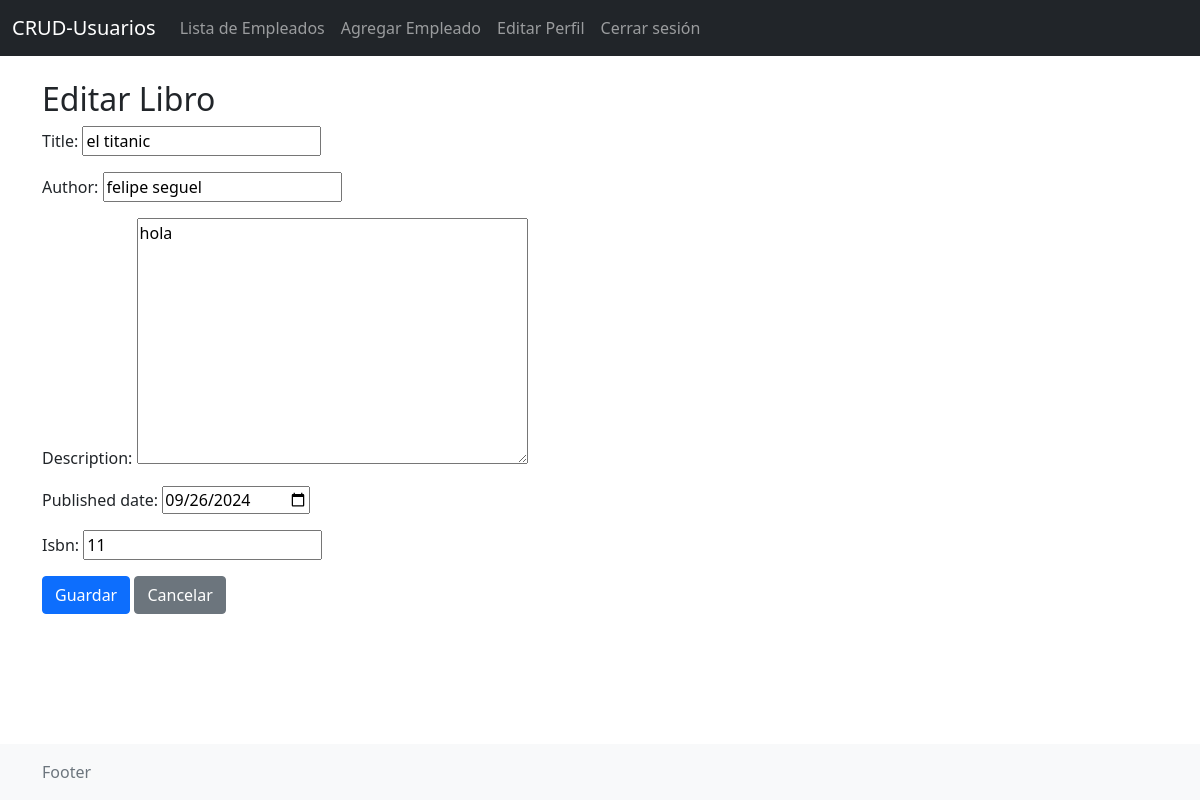
The app's page /libros/4/editar/ (signed in) with its own data.
### miapp/models.py (models this page shows, shortened)
class Book(models.Model):
    title = models.CharField(max_length=255)
    author = models.CharField(max_length=255)
    description = models.TextField()
    published_date = models.DateField()
    isbn = models.CharField(max_length=13, unique=True)

### miapp/views.py (the view)
# urls.py: path('libros/<int:book_id>/editar/', book_update, name='book_update'),
@login_required
def book_update(request, book_id):
    book = get_object_or_404(Book, id=book_id)
    if request.method == 'POST':
        form = BookForm(request.POST, instance=book)
        if form.is_valid():
            form.save()
            messages.success(request, 'Libro actualizado exitosamente.')
            return redirect('book_list')
    else:
        form = BookForm(instance=book)
    return render(request, 'book_form.html', {'form': form})

### miapp/forms.py
class BookForm(forms.ModelForm):
    class Meta:
        model = Book
        fields = ['title', 'author', 'description', 'published_date', 'isbn']
        widgets = {
            'published_date': forms.DateInput(attrs={'type': 'date'}),
        }

### templates/book_form.html (shortened to what this page needs)
{% extends 'base.html' %}
{% block content %}
<h2>{% if form.instance.pk %}Editar Libro{% else %}Crear Libro{% endif %}</h2>
<form method="post">
    {{ form.as_p }}
    <button type="submit" class="btn btn-primary">Guardar</button>
    <a href="{% url 'book_list' %}" class="btn btn-secondary">Cancelar</a>
</form>
{% endblock %}

### templates/base.html (style rules this page uses)
body { display: flex; flex-direction: column; min-height: 100vh; }

### records on screen
Book: title "el titanic", author "felipe seguel", description "hola", published_date "09/26/2024", isbn "11"
